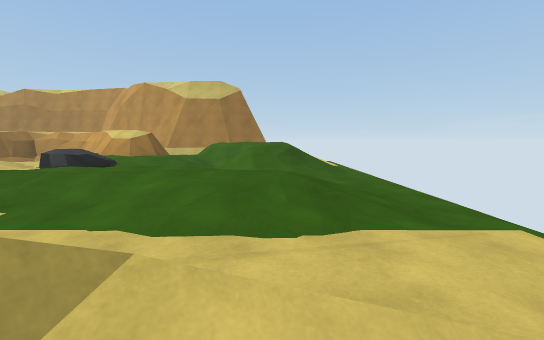
View 1 (above)

15 first-person views from a walk through a 3-D level made in the Unity game engine. The camera is 1.5 m above the floor, tilts 6° down and sees 90° across. The floor is counted in squares, 2 m on a side. Each view is taken from the middle of a square. On the plan, view 1 faces up. The plan holds only what a view shows up to about 10 squares ahead; the rest is blank. The place goes on beyond the plan. The player character is not drawn. Surface patterns are stand-ins for the level's own textures.

View 2
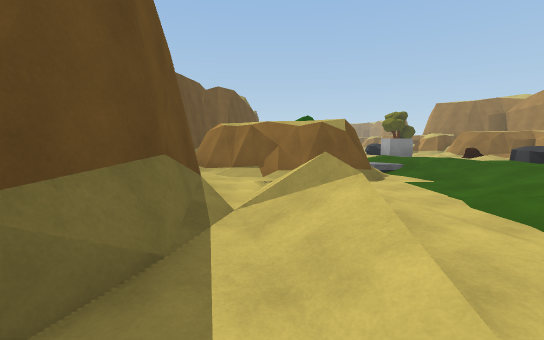

View 3
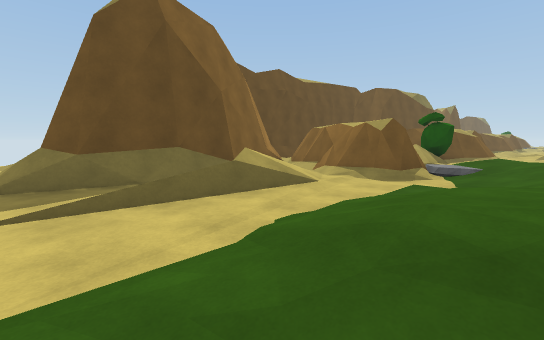

View 4
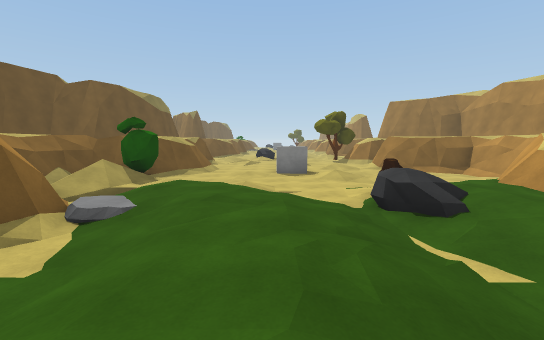

View 5
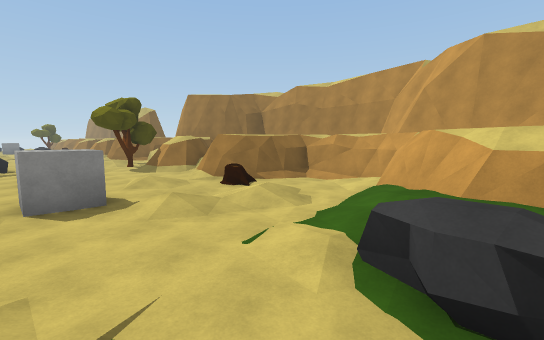

View 6
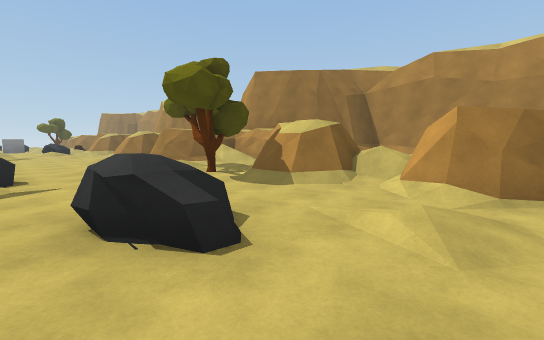

View 7
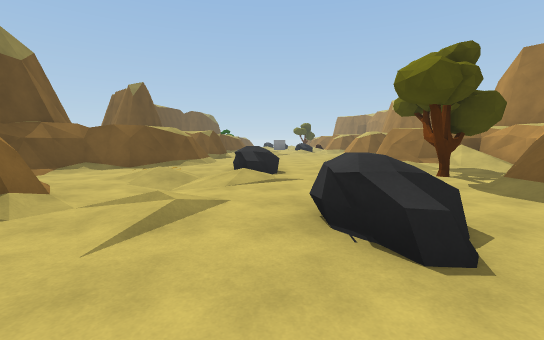

View 8
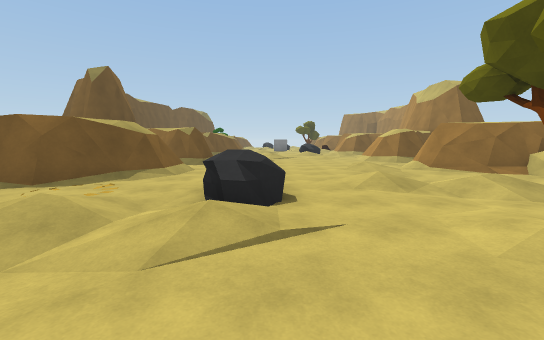

View 9
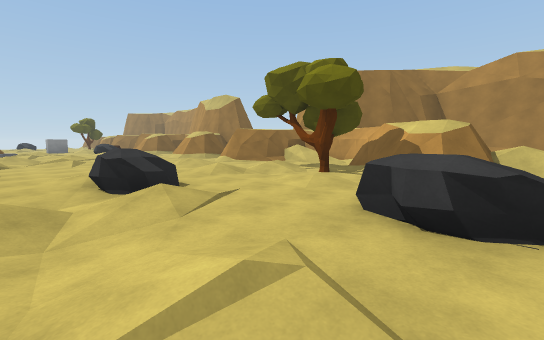

View 10
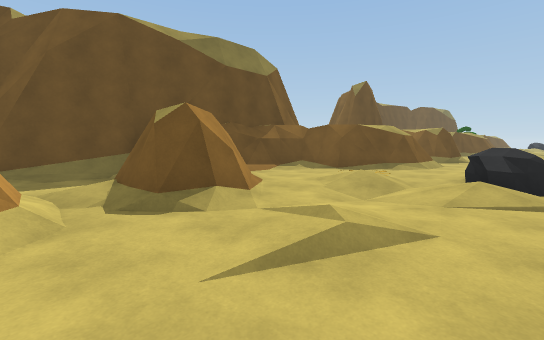

View 11
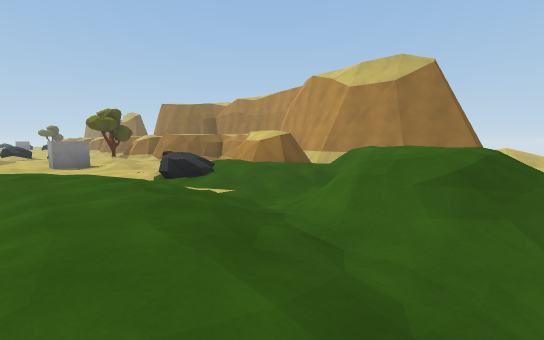

View 12
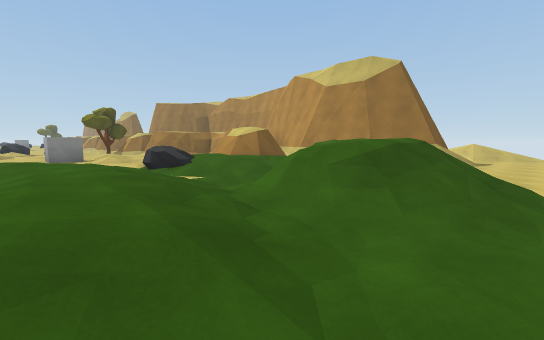

View 13
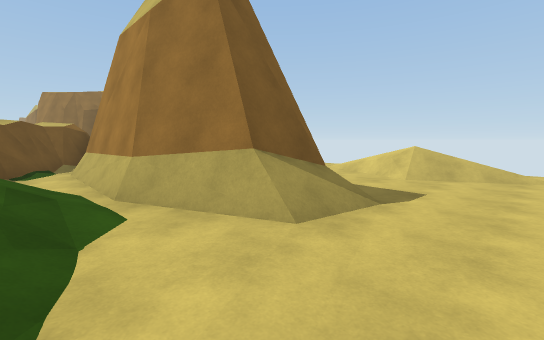

View 14
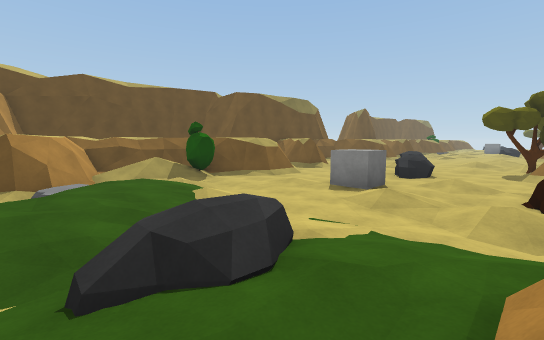

View 15
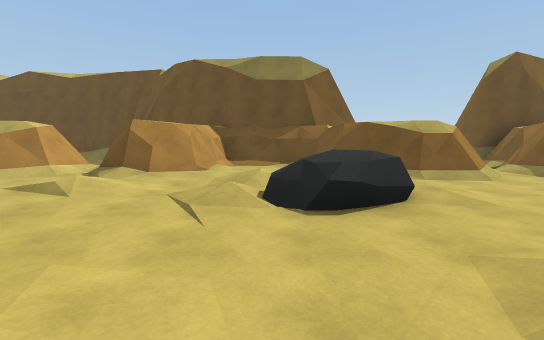

### Floor plan
Key: @ floor where view 1 was taken; # wall or solid block; x gap in a wall; . main floor; : floor 0.25 m higher than the main floor; - floor 0.25 m lower than the main floor; + floor 0.5 m higher than the main floor; * floor 1 m higher than the main floor; % floor 1.25 m higher than the main floor; & floor 1.5 m higher than the main floor; / step, stairs or slope; = window, fence, low wall or low ledge; ^ raised ledge; R rock; B bush; T tree; O other object.
Columns run from 24 left of view 1 to 2 right of it. Each row starts with its distance up from view 1.
 18                       .///.
 17                       .///.
 16                        -...
 15          ###            ...
 14                        #/..
 13     #            #    ##/..
 12     ####     ##########/..-
 11    #^//      #/-.###/ ///.-
 10 #- #/../###/##...###  %&  -
  9 /-##-./T/##-//O:-//=++//&/.
  8 .  .----...-.--/-.:++/. &//
  7 ....-:--.---.../-.R*/--///-
  6 .----.-...RR-OO.---.://.---
  5 .---..RR.-----.--./+++++//-
  4 .-.-..R//-/---..-/+++:/++:-
  3 //....-//-..-..--.+:.-./:.-
  2 #//##/O...#####-../##----.-
  1 #/  ##...### ###B//##./==.-
  0 #-   ##//#     ##/=##-//@.-
 -1 #     ####      ####/.####.
 -2 #                  ####  #x

Positions as (right, up) in squares from view 1, and headings:
1: (0, 0), facing up
2: (2, 0), facing left
3: (2, 4), facing down-left
4: (-1, 5), facing left
5: (-5, 5), facing up-left
6: (-11, 5), facing up-left
7: (-11, 5), facing left
8: (-14, 5), facing left
9: (-13, 3), facing up-left
10: (-12, 5), facing down-left
11: (1, 4), facing up-left
12: (2, 4), facing up-left
13: (2, 11), facing up-left
14: (-4, 9), facing down-left
15: (-17, 8), facing down
